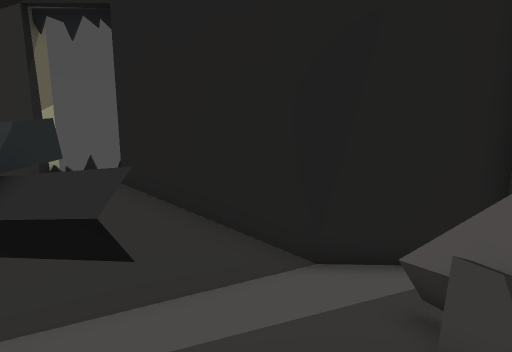
[1] (above)

15 first-person views from a walk through a level from a Godot 3-D game. The camera is 1.2 m above the floor, tilts 10° down and sees 75° across. The floor is counted in squares, 0.5 m on a side. Each view is taken from the middle of a square. On the plan, view 1 faces up. The plan holds only what a view shows up to about 20 squares ahead; the rest is blank. The place goes on beyond the plan.

[2]
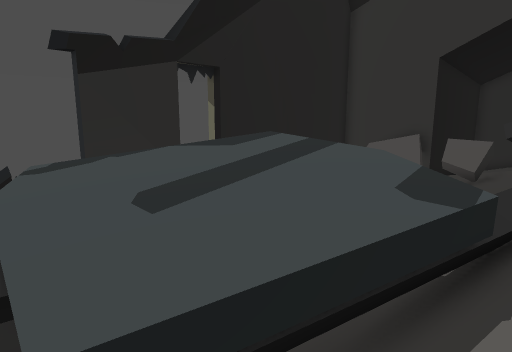

[3]
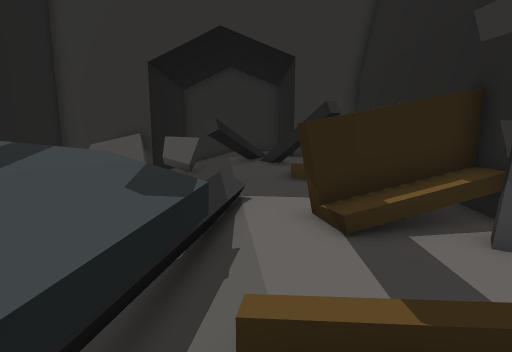

[4]
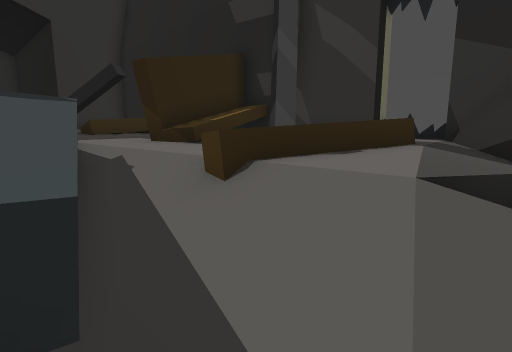

[5]
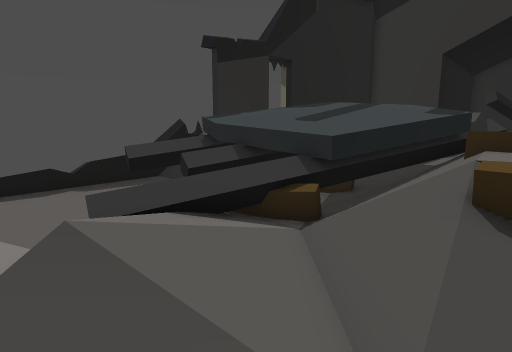

[6]
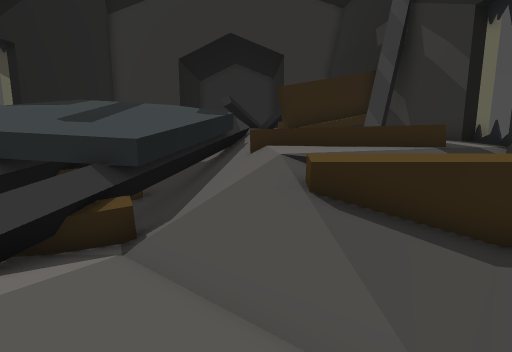

[7]
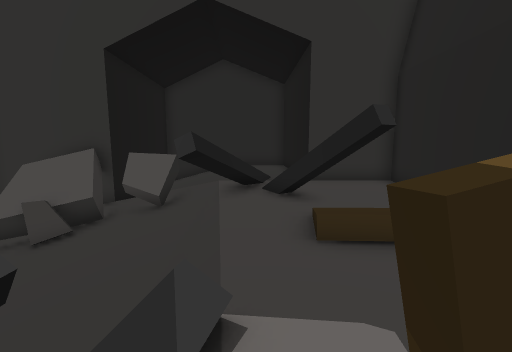

[8]
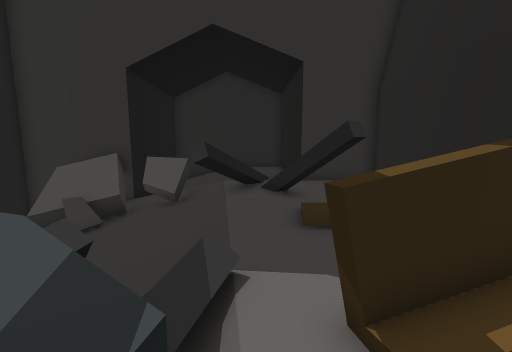

[9]
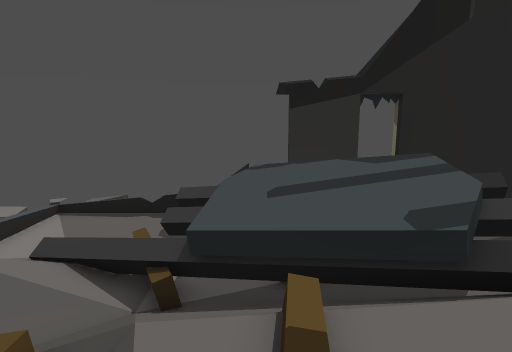

[10]
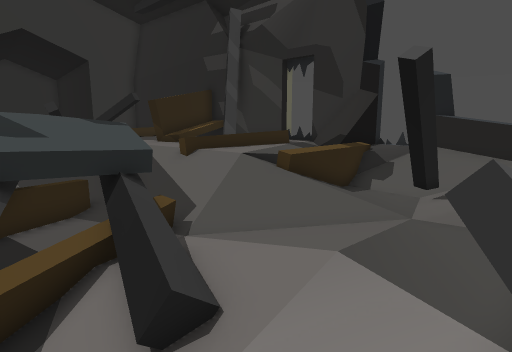

[11]
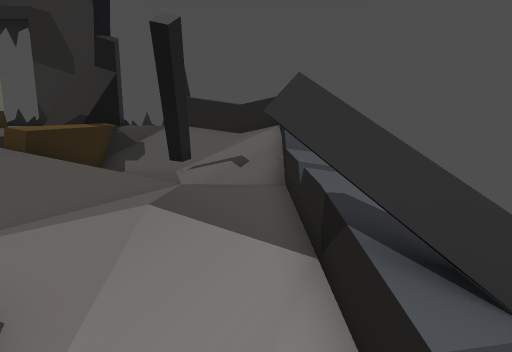

[12]
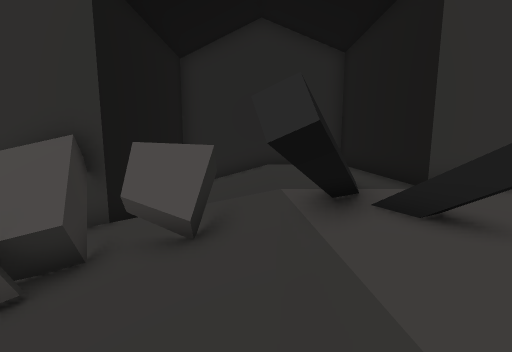

[13]
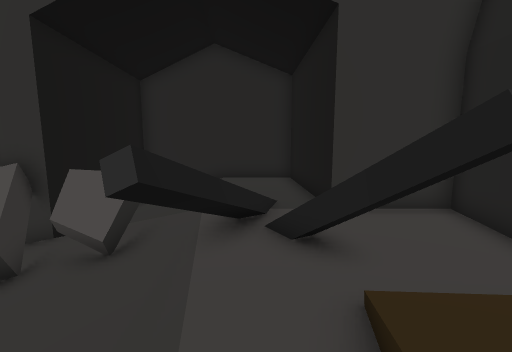

[14]
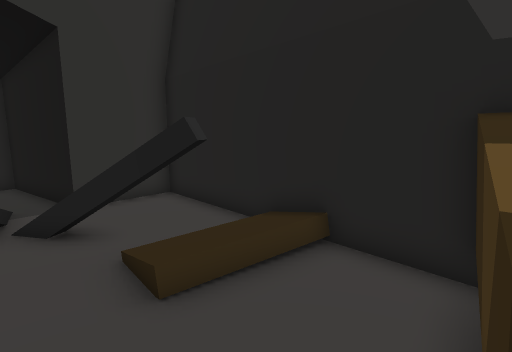

[15]
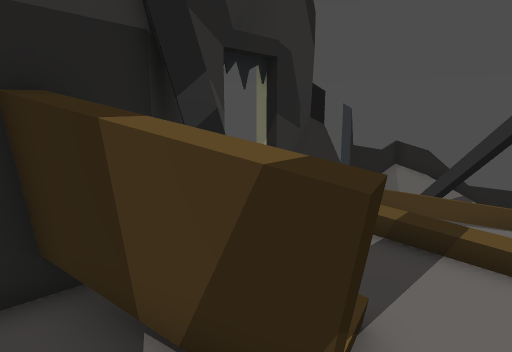

### Floor plan
Key: @ floor where view 1 was taken; # wall or solid block; . main floor; : floor 0.25 m higher than the main floor; - floor 0.25 m lower than the main floor; _ floor 0.5 m lower than the main floor; < floor 0.75 m lower than the main floor; ( floor 1 m lower than the main floor; ! floor 1.25 m lower than the main floor; / step, stairs or slope; = window, fence, low wall or low ledge; ^ raised ledge; v drop or lower ground; T thing the floor can be seen under or through; O other object.
Columns run from 21 left of view 1 to 12 right of it. Each row starts with its distance up from view 1.
  9          ===##
  8  ///////=====###########
  7  /(((((==##^^^    ////######
  6  /(!!!!!!=#^^^^^^ //(((((  #
  5  /(!!     ^^^^^^^^#(((((Ov #
  4  /(!  !/==^^^^^^^^^##(<<OO=#
  3   (///(//^^^^^^^^^(##<<<O#=#
  2 =/(/////^^^^^^^^^^<<<<<_/==#######
  1 ###//////^^^^^^^^^=<<____O#=_____#
  0  ##/_<<(/v^^^^^^^==__@__-/=-/////#
 -1  ///_<<(///^^^^^^/____##---------#
 -2  /(/<<<///////^^/=////===/..-----#
 -3   (/<<///////-.........../:.-----#
 -4 ^^(<//////.//...=...//.=#/..-----#
 -5 ^^(<##////.//..:^#../.T==..#######
 -6 ^^<_##<=//./....##../.T....#
 -7 ^^__==<==/-/ .##=#..:......#
 -8  ^_/<//==#-/  ##############
 -9  ^//////==#..##
-10  ^===#  ###  #

Positions as (right, up) in squares from view 1, and headings:
1: (0, 0), facing up
2: (-12, -3), facing up-right
3: (-12, -3), facing right
4: (-13, 0), facing down-right
5: (-19, -5), facing up-right
6: (-19, -3), facing right
7: (-7, -3), facing right
8: (-9, -3), facing right
9: (-10, -8), facing up
10: (-20, 4), facing down-right
11: (-19, 4), facing down
12: (-2, -1), facing right
13: (-3, -3), facing right
14: (-5, -2), facing down-right
15: (-3, -3), facing down-left
